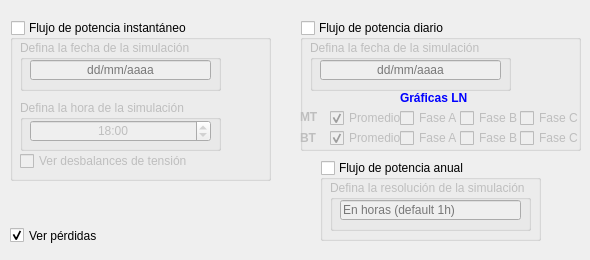
   <widget class="QWidget" name="tab">
    <attribute name="title">
     <string>Flujos de potencia</string>
    </attribute>
    <widget class="QGroupBox" name="powerflow_snapshot">
     <property name="geometry">
      <rect>
       <x>10</x>
       <y>20</y>
       <width>261</width>
       <height>161</height>
      </rect>
     </property>
     <property name="mouseTracking">
      <bool>false</bool>
     </property>
     <property name="autoFillBackground">
      <bool>false</bool>
     </property>
     <property name="title">
      <string>Flujo de potencia instantáneo</string>
     </property>
     <property name="flat">
      <bool>false</bool>
     </property>
     <property name="checkable">
      <bool>true</bool>
     </property>
     <property name="checked">
      <bool>false</bool>
     </property>
     <widget class="QGroupBox" name="Box_snapshot_date">
      <property name="geometry">
       <rect>
        <x>10</x>
        <y>20</y>
        <width>201</width>
        <height>51</height>
       </rect>
      </property>
      <property name="title">
       <string>Defina la fecha de la simulación</string>
      </property>
      <widget class="QLineEdit" name="lineEdit_snapshot_date">
       <property name="geometry">
        <rect>
         <x>10</x>
         <y>20</y>
         <width>181</width>
         <height>20</height>
        </rect>
       </property>
       <property name="focusPolicy">
        <enum>Qt::StrongFocus</enum>
       </property>
       <property name="layoutDirection">
        <enum>Qt::LeftToRight</enum>
       </property>
       <property name="text">
        <string/>
       </property>
       <property name="alignment">
        <set>Qt::AlignCenter</set>
       </property>
       <property name="placeholderText">
        <string>dd/mm/aaaa</string>
       </property>
      </widget>
     </widget>
     <widget class="QGroupBox" name="Box_snapshot_time">
      <property name="geometry">
       <rect>
        <x>10</x>
        <y>80</y>
        <width>201</width>
        <height>51</height>
       </rect>
      </property>
      <property name="title">
       <string>Defina la hora de la simulación</string>
      </property>
      <widget class="QTimeEdit" name="lineEdit_snapshot_time">
       <property name="geometry">
        <rect>
         <x>10</x>
         <y>20</y>
         <width>181</width>
         <height>22</height>
        </rect>
       </property>
       <property name="toolTip">
        <string notr="true"/>
       </property>
       <property name="statusTip">
        <string notr="true"/>
       </property>
       <property name="whatsThis">
        <string notr="true"/>
       </property>
       <property name="accessibleName">
        <string notr="true"/>
       </property>
       <property name="accessibleDescription">
        <string notr="true"/>
       </property>
       <property name="alignment">
        <set>Qt::AlignCenter</set>
       </property>
       <property name="buttonSymbols">
        <enum>QAbstractSpinBox::UpDownArrows</enum>
       </property>
       <property name="dateTime">
        <datetime>
         <hour>18</hour>
         <minute>0</minute>
         <second>0</second>
         <year>2000</year>
         <month>1</month>
         <day>1</day>
        </datetime>
       </property>
       <property name="maximumDateTime">
        <datetime>
         <hour>23</hour>
         <minute>59</minute>
         <second>0</second>
         <year>2000</year>
         <month>1</month>
         <day>1</day>
        </datetime>
       </property>
       <property name="maximumTime">
        <time>
         <hour>23</hour>
         <minute>59</minute>
         <second>0</second>
        </time>
       </property>
       <property name="currentSection">
        <enum>QDateTimeEdit::HourSection</enum>
       </property>
       <property name="displayFormat">
        <string notr="true">hh:mm</string>
       </property>
       <property name="currentSectionIndex">
        <number>0</number>
       </property>
      </widget>
     </widget>
     <widget class="QWidget" name="layoutWidget">
      <property name="geometry">
       <rect>
        <x>10</x>
        <y>130</y>
        <width>251</width>
        <height>22</height>
       </rect>
      </property>
      <layout class="QHBoxLayout" name="horizontalLayout">
       <property name="spacing">
        <number>1</number>
       </property>
       <item>
        <widget class="QCheckBox" name="checkBoxUnbalance">
         <property name="text">
          <string>Ver desbalances de tensión</string>
         </property>
        </widget>
       </item>
      </layout>
     </widget>
    </widget>
    <widget class="QGroupBox" name="powerflow_daily">
     <property name="geometry">
      <rect>
       <x>300</x>
       <y>20</y>
       <width>281</width>
       <height>131</height>
      </rect>
     </property>
     <property name="title">
      <string>Flujo de potencia diario</string>
     </property>
     <property name="checkable">
      <bool>true</bool>
     </property>
     <property name="checked">
      <bool>false</bool>
     </property>
     <widget class="QGroupBox" name="Box_daily_date">
      <property name="geometry">
       <rect>
        <x>10</x>
        <y>20</y>
        <width>201</width>
        <height>51</height>
       </rect>
      </property>
      <property name="title">
       <string>Defina la fecha de la simulación</string>
      </property>
      <widget class="QLineEdit" name="lineEdit_daily_date">
       <property name="geometry">
        <rect>
         <x>10</x>
         <y>20</y>
         <width>181</width>
         <height>20</height>
        </rect>
       </property>
       <property name="focusPolicy">
        <enum>Qt::StrongFocus</enum>
       </property>
       <property name="layoutDirection">
        <enum>Qt::LeftToRight</enum>
       </property>
       <property name="text">
        <string/>
       </property>
       <property name="alignment">
        <set>Qt::AlignCenter</set>
       </property>
       <property name="placeholderText">
        <string>dd/mm/aaaa</string>
       </property>
      </widget>
     </widget>
     <widget class="QLabel" name="label_MT">
      <property name="geometry">
       <rect>
        <x>0</x>
        <y>90</y>
        <width>42</width>
        <height>12</height>
       </rect>
      </property>
      <property name="text">
       <string>&lt;html&gt;&lt;head/&gt;&lt;body&gt;&lt;p&gt;&lt;span style=&quot; font-weight:600;&quot;&gt;MT&lt;/span&gt;&lt;/p&gt;&lt;/body&gt;&lt;/html&gt;</string>
      </property>
     </widget>
     <widget class="QCheckBox" name="checkBox_faseA_mv">
      <property name="geometry">
       <rect>
        <x>100</x>
        <y>90</y>
        <width>61</width>
        <height>16</height>
       </rect>
      </property>
      <property name="text">
       <string>Fase A</string>
      </property>
     </widget>
     <widget class="QCheckBox" name="checkBox_faseB_mv">
      <property name="geometry">
       <rect>
        <x>160</x>
        <y>90</y>
        <width>61</width>
        <height>16</height>
       </rect>
      </property>
      <property name="text">
       <string>Fase B</string>
      </property>
     </widget>
     <widget class="QCheckBox" name="checkBox_faseC_mv">
      <property name="geometry">
       <rect>
        <x>220</x>
        <y>90</y>
        <width>61</width>
        <height>16</height>
       </rect>
      </property>
      <property name="text">
       <string>Fase C</string>
      </property>
     </widget>
     <widget class="QCheckBox" name="checkBox_prom_mv">
      <property name="geometry">
       <rect>
        <x>30</x>
        <y>90</y>
        <width>71</width>
        <height>16</height>
       </rect>
      </property>
      <property name="text">
       <string>Promedio</string>
      </property>
      <property name="checked">
       <bool>true</bool>
      </property>
     </widget>
     <widget class="QLabel" name="label_BT">
      <property name="geometry">
       <rect>
        <x>0</x>
        <y>110</y>
        <width>16</width>
        <height>16</height>
       </rect>
      </property>
      <property name="text">
       <string>&lt;html&gt;&lt;head/&gt;&lt;body&gt;&lt;p&gt;&lt;span style=&quot; font-weight:600;&quot;&gt;BT&lt;/span&gt;&lt;/p&gt;&lt;/body&gt;&lt;/html&gt;</string>
      </property>
     </widget>
     <widget class="QCheckBox" name="checkBox_prom_lv">
      <property name="geometry">
       <rect>
        <x>30</x>
        <y>110</y>
        <width>71</width>
        <height>16</height>
       </rect>
      </property>
      <property name="text">
       <string>Promedio</string>
      </property>
      <property name="checked">
       <bool>true</bool>
      </property>
     </widget>
     <widget class="QLabel" name="label_graph">
      <property name="geometry">
       <rect>
        <x>100</x>
        <y>70</y>
        <width>71</width>
        <height>16</height>
       </rect>
      </property>
      <property name="text">
       <string>&lt;html&gt;&lt;head/&gt;&lt;body&gt;&lt;p&gt;&lt;span style=&quot; font-weight:600; color:#0000ff;&quot;&gt;Gráficas LN&lt;/span&gt;&lt;/p&gt;&lt;/body&gt;&lt;/html&gt;</string>
      </property>
     </widget>
     <widget class="QCheckBox" name="checkBox_faseB_lv">
      <property name="geometry">
       <rect>
        <x>160</x>
        <y>110</y>
        <width>61</width>
        <height>16</height>
       </rect>
      </property>
      <property name="text">
       <string>Fase B</string>
      </property>
     </widget>
     <widget class="QCheckBox" name="checkBox_faseA_lv">
      <property name="geometry">
       <rect>
        <x>100</x>
        <y>110</y>
        <width>61</width>
        <height>16</height>
       </rect>
      </property>
      <property name="text">
       <string>Fase A</string>
      </property>
     </widget>
     <widget class="QCheckBox" name="checkBox_faseC_lv">
      <property name="geometry">
       <rect>
        <x>220</x>
        <y>110</y>
        <width>61</width>
        <height>16</height>
       </rect>
      </property>
      <property name="text">
       <string>Fase C</string>
      </property>
     </widget>
    </widget>
    <widget class="QGroupBox" name="powerflow_yearly">
     <property name="geometry">
      <rect>
       <x>320</x>
       <y>160</y>
       <width>221</width>
       <height>81</height>
      </rect>
     </property>
     <property name="title">
      <string>Flujo de potencia anual</string>
     </property>
     <property name="checkable">
      <bool>true</bool>
     </property>
     <property name="checked">
      <bool>false</bool>
     </property>
     <widget class="QGroupBox" name="Box_yearlly">
      <property name="geometry">
       <rect>
        <x>10</x>
        <y>20</y>
        <width>201</width>
        <height>51</height>
       </rect>
      </property>
      <property name="title">
       <string>Defina la resolución de la simulación</string>
      </property>
      <widget class="QLineEdit" name="lineEdit_yearly">
       <property name="geometry">
        <rect>
         <x>10</x>
         <y>20</y>
         <width>181</width>
         <height>20</height>
        </rect>
       </property>
       <property name="focusPolicy">
        <enum>Qt::StrongFocus</enum>
       </property>
       <property name="layoutDirection">
        <enum>Qt::LeftToRight</enum>
       </property>
       <property name="alignment">
        <set>Qt::AlignLeading|Qt::AlignLeft|Qt::AlignVCenter</set>
       </property>
       <property name="placeholderText">
        <string>En horas (default 1h)</string>
       </property>
      </widget>
     </widget>
    </widget>
    <widget class="QCheckBox" name="checkBoxLosses">
     <property name="geometry">
      <rect>
       <x>10</x>
       <y>220</y>
       <width>121</width>
       <height>31</height>
      </rect>
     </property>
     <property name="text">
      <string>Ver pérdidas</string>
     </property>
     <property name="checked">
      <bool>true</bool>
     </property>
    </widget>
   </widget>
